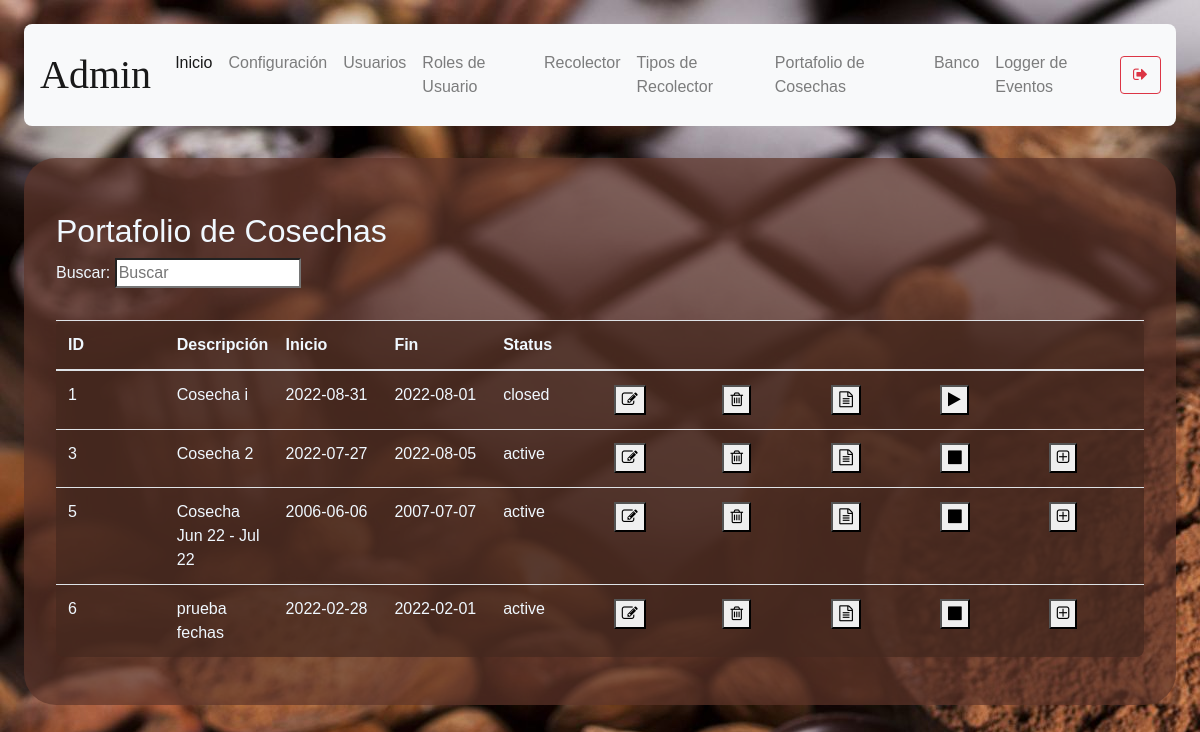
The page /harvest-show (signed in) on the database its author committed.
### models/harvest.py (models this page shows, shortened)
class Harvest (db.Model):
    __tablename__ = 'harvest'
    id = db.Column(db.Integer, primary_key = True)
    description = db.Column(db.String(250), nullable = False)
    start_date = db.Column(db.String(10), nullable=False)
    end_date = db.Column(db.String(10), nullable= False)
    status = db.Column(db.String(10), nullable = False)

### routes/harvest.py (the view)
@harvest_route.route('/harvest-show')
def showIndex():
    if( not verify_permissions(session, User, allowed_rols + ['shopping-analyst']) ):
        return redirect(url_for('auth.index'))
    harvests = Harvest.query.all()
    productors = Productor.query.all()
    if ( 'management-status' in session ):
        status = session['management-status']
        session.pop('management-status', None)
        return render_template("show-harvest.html",\
        status = status,\
        harvests = harvests, productors=productors )
    return render_template("show-harvest.html",\
        status = "",\
        harvests = harvests, productors=productors )

### models/user.py (called while the page is built)
    def get_user_rol_by_username( self, username ):
        user_rol_id = User.query.filter_by(username = username).first().user_rol_id
        user_rol = User_rol.query.get(user_rol_id).description
        return user_rol

### utils/functions.py (called while the page is built)
def verify_permissions(session, User, allowed=['admin']):
    return 'username' in session and \
    ( allowed == 'all' or User.get_user_rol_by_username(User, session['username']) in allowed)

### templates/show-harvest.html (shortened to what this page needs)
{% extends "base.html" %}
{% block content %}
    <h2>Portafolio de Cosechas</h2>
    <p>
        Buscar: <input id ="search-bar" onkeyup="searchEngine()" type="search" name="busqueda" placeholder="Buscar">
    </p>
        <table class="table content-table fixed-table">
            <thead>
                <th>ID</th>
                <th>Descripción</th>
                <th>Inicio</th>
                <th>Fin</th>
                <th>Status</th>
                <th></th>
                <th></th>
                <th></th>
                <th></th>
                <th></th>
            </thead>
            <tbody id = table-body-data>
            {% for harvest in harvests %}
            <tr>
                <td>{{ harvest.id }}</td>
                <td>{{ harvest.description }}</td>
                <td>{{ harvest.start_date }}</td>
                <td>{{ harvest.end_date }}</td>
                <td>{{ harvest.status }}</td>
                <td><button onclick="window.location.href=`/harvest/edit/{{ harvest.id }}`"><i class="fa fa-pencil-square-o" aria-hidden="true"></i></button></td>
                <td><button onclick='deleteConfirm( {{ harvest.id }}, "Harvest" )'><i class="fa fa-trash-o" aria-hidden="true"></i></button></td>
                <td><button onclick='window.location.href=`/harvest/{{ harvest.id }}/purchase`'><i class="fa fa-file-text-o" aria-hidden="true"></i></i></button></td>
                {% if harvest.status == "active" %}
                    <td><button onclick='window.location.href=`/harvest/close/{{ harvest.id }}`'><i class="fa fa-stop" aria-hidden="true"></i></button></td>
                    <td><button type="button" class="" data-toggle="modal" data-target="#modal-{{harvest.id}}"><i class="fa fa-plus-square-o" aria-hidden="true"></i></i></button></td>
                {% else %}
                    <td><button onclick='window.location.href=`/harvest/activate/{{ harvest.id }}`'><i class="fa fa-play" aria-hidden="true"></i></button></td>
                    <td></td>
                {% endif %}
            </tr>
            {% endfor %}
            </tbody>
        </table>
{% endblock %}

### static/styles/main.css (style rules this page uses)
body { background-color:aliceblue; background-image: url("../media/2316549.jpg"); margin: 2%; font-family: 'Gill Sans', 'Gill Sans MT', Calibri, 'Trebuchet MS', sans-serif; }
button { margin: 2%; }
h1, h2 { margin-top: 2%; }
.content-table { background-color: rgba(69, 40, 31, 0.7); padding: 2em; color:aliceblue; margin-top: 2em; border-radius: .5em; }
table { width:100%; table-layout:fixed; }
td { word-wrap:break-word; }

### rows shown on the page
Harvest: id "1", description "Cosecha i", start_date "2022-08-31", end_date "2022-08-01", status "closed"
Harvest: id "3", description "Cosecha 2", start_date "2022-07-27", end_date "2022-08-05", status "active"
Harvest: id "5", description "Cosecha Jun 22 - Jul 22", start_date "2006-06-06", end_date "2007-07-07", status "active"
Harvest: id "6", description "prueba fechas", start_date "2022-02-28", end_date "2022-02-01", status "active"

### other values the page prints
{{ session['username'] }} "Admin"
